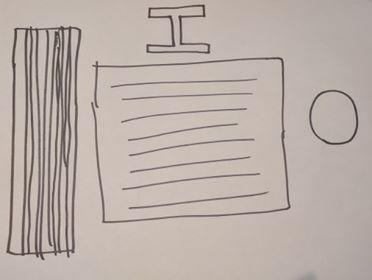
#> input picture test/web1.jpg, 372 x 280 px, found by its file name
$ python webDetect.py   (Python 2 division)   (older library calls are emulated)
#> lines starting #> are read from the running program, lines starting #| are printed output that depends on the picture; after the words box and inside, x2 and y2 are one past the last pixel; in counts of white or black regions, pixels touching at a corner belong together
### test/identifyElement.py
import cv2
import numpy as np

minSize = 500

def isCircle(img):
	#cv2.imshow('s',img)
	#cv2.waitKey(0)
	#img = cv2.cvtColor(img,cv2.COLOR_GRAY2BGR)
	img = cv2.medianBlur(img,5)
	circles = cv2.HoughCircles(img,cv2.HOUGH_GRADIENT,1,20,param1=70,param2=50,minRadius=50,maxRadius=300)
	if circles is not None:
		return True

	return False

def countLines(edges, img):
	minLineLength = 30
	maxLineGap = 10
	lines = cv2.HoughLinesP(edges,1,np.pi/180,15,minLineLength,maxLineGap)

	if lines is None or len(lines) < 100:
		return None

	# The below for loop runs till r and theta values
	# are in the range of the 2d array
	vertCnt = 0
	horCnt = 0

	for x in range(0, len(lines)):
	    for x1,y1,x2,y2 in lines[x]:

		if abs(x2-x1) < abs(y2-y1):
			# This is vertical
			vertCnt+=1
			#print 'Vertical'
		else:
			horCnt+=1
			#print 'Horizontal'

		#cv2.line(img,(x1,y1),(x2,y2),(0,255,0),2)
	'''
	print 'vert: ', vertCnt
	print 'horCnt: ', horCnt
	cv2.imshow('test',img)
	cv2.waitKey(0)
	'''
	if horCnt < 110:
		return 'vertical'


	if vertCnt > horCnt:
		return 'vertical'
	return 'horizontal'


def getElement(img):
	imgray = img
	# Apply edge detection method on the image
	edges = cv2.Canny(imgray,50,150,apertureSize = 3)

	linePos =  countLines(edges,img)

	if linePos is not None:
		if linePos == 'horizontal':
			return 'mainContent'
		elif linePos == 'vertical':
			return 'navBar'

	#thresh = cv2.adaptiveThreshold(imgray,255,cv2.ADAPTIVE_THRESH_GAUSSIAN_C,cv2.THRESH_BINARY,11,2)
	thresh = edges
	im2, contours, hierarchy = cv2.findContours(thresh,cv2.RETR_TREE,cv2.CHAIN_APPROX_SIMPLE)
	contours = sorted(contours, key = cv2.contourArea, reverse = True)[:3]

	for cnt in contours:
		area = cv2.contourArea(cnt)

		if area < minSize:
			continue

		(x,y,w,h) = cv2.boundingRect(cnt)

		# We shouldn't need this code, this is a cheap hack
		'''
		cv2.imwrite('0.png',img)
		cv2.rectangle(img,(x,y),(x+w,y+h),(0,255,0),2)
		print abs(w-x)
		print abs(h-y)
		cv2.imshow('sdf', img)
		cv2.waitKey(0)
		exit()
		if abs(w-x) > 3*abs(h-y):
			return 'Navigation Bar'
		'''


		aspectRatio = w / float(h)

		extent = area/float(w*h)

		hull = cv2.convexHull(cnt)
		hullArea = cv2.contourArea(hull)
		solidity = area/float(hullArea)

		#cv2.rectangle(img,(x,y),(x+w,y+h),(0,255,0),2)
		'''
		print 'area: ', area
		print 'aspect ratio: ', aspectRatio
		print 'extent: ', extent
		print 'solidity: ', solidity
		'''

		if isCircle(img):
			return 'circle'

		if solidity < 0.2 and extent < 0.2:
			return 'I'
		elif solidity < 0.4:
			return 'triangle'
		elif solidity < 0.6:
			return 'X'
		elif solidity < 1.2:
			return 'triangle'
		else:
			return 'Unknown'

	return 'I'
	#return 'Undefined'

### test/webDetect.py
import cv2
import imutils
import identifyElement as ie

bInd = 5


cntList = []

def insideExistingBox(cnt):
	x,y,w,h = cv2.boundingRect(cnt)
	for cntCmp in cntList:
		#xCmp,yCmp,wCmp,hCmp = cv2.boundingRect(cntCmp)
		xCmp,yCmp,wCmp,hCmp = cntCmp
		if x > xCmp and y > yCmp and x+w < xCmp+wCmp and y+h < yCmp+hCmp:
			return True

	return False

def translateElement(element):
	if element.upper() == 'X':
		return "personalInfo"
	elif element == 'triangle':
		return "share"
	elif element == 'circle':
		return "APIBut"
	elif element.upper() == 'I':
		return "image"

	return None

def runDetector():
	imgPath = 'test/web0.jpg'
	imgPath = 'test/web1.jpg'

	#img = cv2.imread('1.jpg')
	#img = cv2.imread('2.jpg')
	#origImg = cv2.imread('test/web0.jpg')
	img = cv2.imread(imgPath,0)
#> img: shape (280, 372); min 41, max 213, mean 177.9

	img = imutils.resize(img, width=1400)
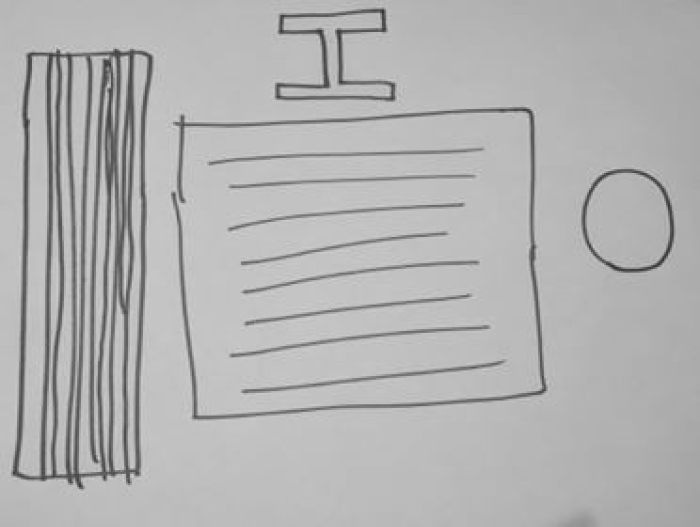
#> img: shape (1053, 1400) (shown at 1/2 size); min 41, max 213, mean 177.9
	resImg = cv2.imread(imgPath)
#> resImg is the input picture: shape (280, 372, 3); mean B, G, R 168.7, 175, 186.8
	resImg = imutils.resize(resImg, width=1400)
#> resImg: shape (1053, 1400, 3)
	origImg = img.copy()

	imgH, imgW = img.shape[0], img.shape[1]
#> imgH = 1053; imgW = 1400

	imgray = img
	#imgray = cv2.cvtColor(img,cv2.COLOR_BGR2GRAY)

	imgray = cv2.GaussianBlur(imgray,(9,9),0)
	#imgray = cv2.medianBlur(imgray,3)

	#ret,thresh = cv2.threshold(imgray,127,255,0)
	#thresh = cv2.Canny(img,100,300)
	thresh = cv2.adaptiveThreshold(imgray,255,cv2.ADAPTIVE_THRESH_GAUSSIAN_C,cv2.THRESH_BINARY,11,2)
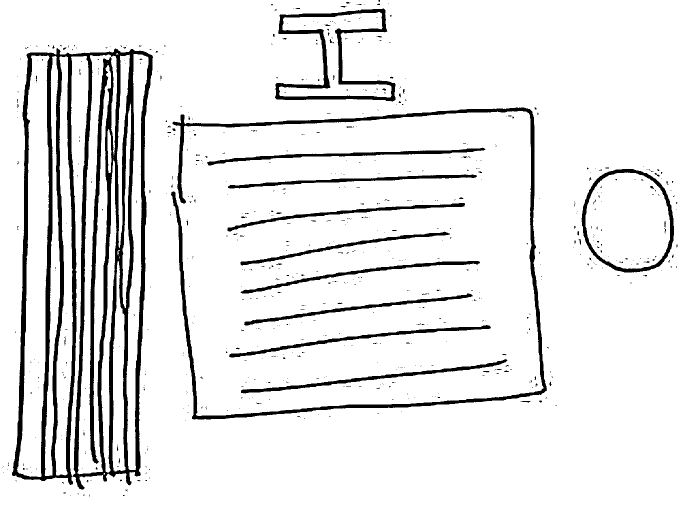
#> thresh: shape (1053, 1400) (shown at 1/2 size); 91.2% white; 716 black regions (677 under 20 px)
	im2, contours, hierarchy = cv2.findContours(thresh,cv2.RETR_TREE,cv2.CHAIN_APPROX_SIMPLE)
#> contours = 884 contours, 794 with area under 20; largest, box (x1, y1, x2, y2) and area: (0, 0, 1400, 1053) 1471736, (23, 95, 307, 980) 197049, (34, 111, 99, 954) 32185, (1162, 337, 1349, 546) 31156, (1171, 345, 1340, 538) 26226

	contours = sorted(contours, key = cv2.contourArea, reverse = True)[:20]
#> contours = 20 contours; largest, box (x1, y1, x2, y2) and area: (0, 0, 1400, 1053) 1471736, (23, 95, 307, 980) 197049, (34, 111, 99, 954) 32185, (1162, 337, 1349, 546) 31156, (1171, 345, 1340, 538) 26226


	jsonStr = '"position":{\n'
	elementList = []
	for cnt in contours:
		area = cv2.contourArea(cnt)
		x,y,w,h = cv2.boundingRect(cnt)
		if area < 100 or (imgH == h and imgW == w):
			continue

		if insideExistingBox(cnt):
			continue

		cntList.append((x,y,w,h))


		areaDiff = abs(imgW*imgH - (w-x)*(h-y))

		if areaDiff > 0.01:
			cv2.rectangle(resImg,(x-bInd,y-bInd),(x+w+bInd,y+h+bInd),(0,255,0),2)
		element = ie.getElement(origImg[y-bInd:y+h+bInd, x-bInd:x+w+bInd])

		pos = None
		if h < imgH/4 and y < imgH/4:
			# Located at the top
			pos = 'top-center'
		elif h > imgH - (imgH/5) and y > imgH - (imgH/5):
			# Located at the bottom
			pos = 'bottom-center'

		elif x > imgW-(imgW/4):
			pos = 'right'
		elif w < imgW/4:
			pos = 'left'
		elif w > imgW/4 and w < imgW-(imgW/5):
			pos = 'center'

		if element is not None and pos is not None:
			if translateElement(element) is not None:
				element = translateElement(element)
				jsonStr += '"'+element+'": "'+pos+'",\n'
			else:
				jsonStr += '"'+element+'": "'+pos+'",\n'

			elementList.append((element, pos))


			print element
			print 'Located on ' + pos


			cv2.imshow('test',origImg[y-bInd:y+h+bInd, x-bInd:x+w+bInd])
			cv2.imwrite('0.png',origImg[y-bInd:y+h+bInd, x-bInd:x+w+bInd])
			cv2.waitKey(0)

			print '\n\n\n\n'
#> this loop made 20 passes
#> (area, areaDiff) on passes 2, 8: (197049, 1268010), (20535, 1304044)
#> (area, areaDiff, element, pos) on passes 4, 7: (31155.5, 1349400, 'APIBut', 'right'), (21504, 1526832, 'image', 'top-center')
#| navBar
#| Located on left
#| APIBut
#| Located on right
#| image
#| Located on top-center
#| mainContent
#| Located on center
#> pass 2, in getElement, `imgray = img`:
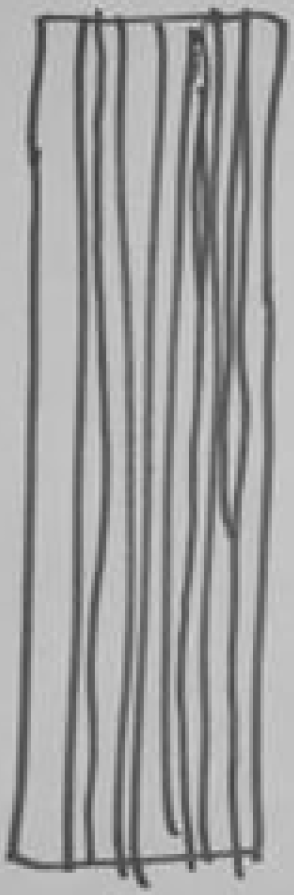
#> imgray: shape (895, 294); min 54, max 213, mean 159.9
#> pass 2, in getElement, `edges = cv2.Canny(imgray,50,150,apertureSize = 3)`:
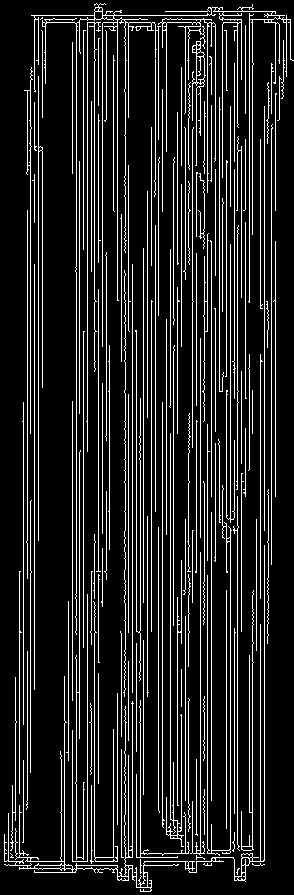
#> edges: shape (895, 294); 14% white in thin lines or dots
#> after the loop:
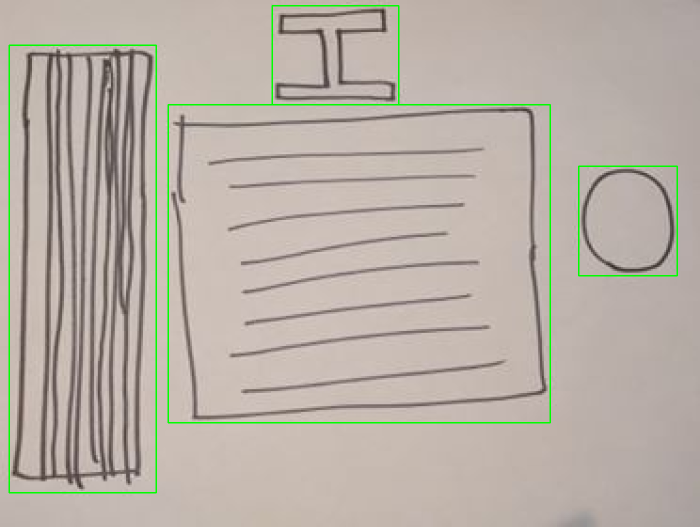
#> resImg: shape (1053, 1400, 3) (shown at 1/2 size); mean B, G, R 166.2, 176, 184.2
#> after the loop, cntList = [(23, 95, 284, 885), (1162, 337, 187, 209), (549, 16, 243, 188), (341, 214, 754, 626)]; elementList = [('navBar', 'left'), ('APIBut', 'right'), ('image', 'top-center'), ('mainContent', 'center')]
	jsonStr = jsonStr.replace(jsonStr[len(jsonStr)-2], '')

	#print elementList
	jsonStr += "}"

	print jsonStr
#| "position":{
#| "navBar": "left"
#| "APIBut": "right"
#| "image": "top-center"
#| "mainContent": "center"
#| }

	#cv2.imshow('s',thresh)
	cv2.imshow('test',resImg)
	cv2.waitKey(0)


	return jsonStr
'''
if __name__ == "__main__":
	main()
'''


runDetector()

$ run again, with test/1.jpg copied over test/web1.jpg
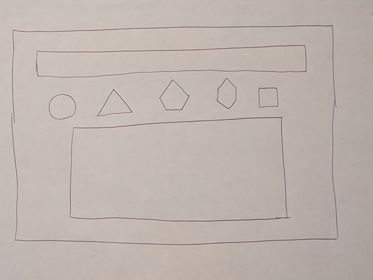
#> input picture test/1.jpg, 373 x 280 px, found by its file name
#> in runDetector, resImg is the input picture: shape (280, 373, 3); mean B, G, R 174, 179.7, 190.3
#> in runDetector, `thresh = cv2.adaptiveThreshold(imgray,255,cv2.ADAPTIVE_THRESH_GAUSSIAN..`:
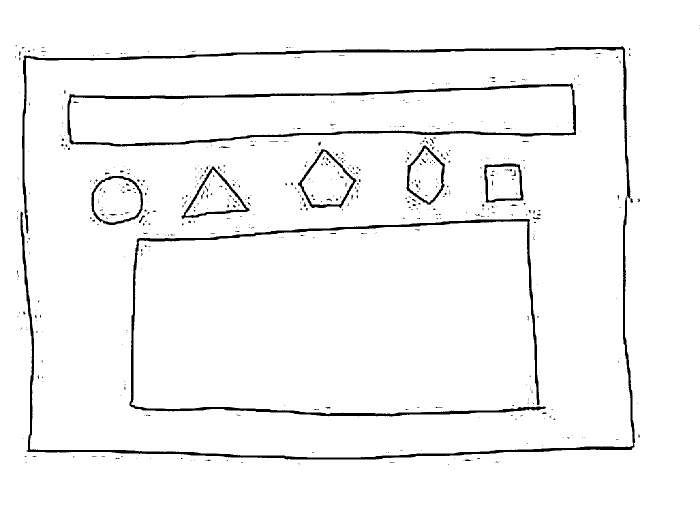
#> thresh: shape (1050, 1400) (shown at 1/2 size); 96.3% white; 630 black regions (587 under 20 px)
#> in runDetector, `im2, contours, hierarchy = cv2.findContours(thresh,cv2.RETR_TREE,cv2.C..`: contours = 749 contours, 639 with area under 20; largest, box (x1, y1, x2, y2) and area: (0, 0, 1400, 1050) 1467551, (258, 437, 1093, 834) 13924, (134, 165, 1153, 294) 13160, (40, 392, 1272, 920) 12698, (43, 91, 1262, 469) 10978
#> in runDetector, `contours = sorted(contours, key = cv2.contourArea, reverse = True)[:20]`: contours = 20 contours; largest, box (x1, y1, x2, y2) and area: (0, 0, 1400, 1050) 1467551, (258, 437, 1093, 834) 13924, (134, 165, 1153, 294) 13160, (40, 392, 1272, 920) 12698, (43, 91, 1262, 469) 10978
#> the loop in runDetector, `for cnt in contours:` made 20 passes
#> (area, areaDiff, linePos in getElement, element) on pass 2: (13924, 1493080, 'vertical', 'navBar')
#> (printed output is left out)
#> after the loop in runDetector, `for cnt in contours:`:
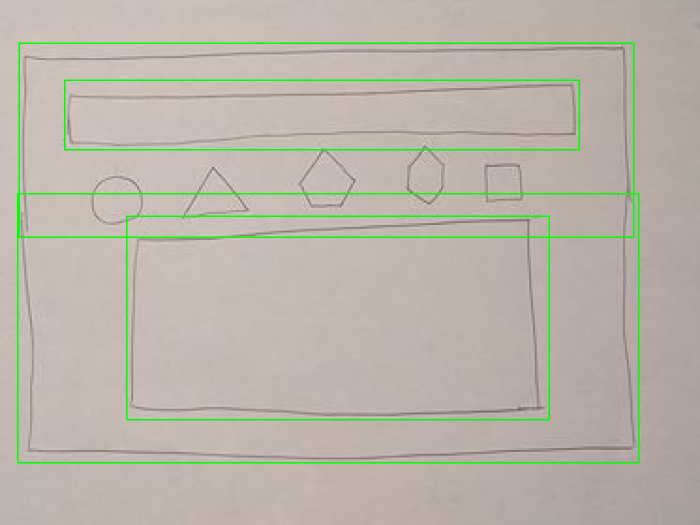
#> resImg: shape (1050, 1400, 3) (shown at 1/2 size); mean B, G, R 169.8, 181.4, 185.8
#> after the loop in runDetector, `for cnt in contours:`: cntList = [(258, 437, 835, 397), (134, 165, 1019, 129), (40, 392, 1232, 528), (43, 91, 1219, 378)]; elementList = [('navBar', 'center'), ('image', 'top-center')]
#| "position":{
#| "navBar": "center"
#| "image": "top-center"
#| }

$ run again, with test/2.jpg copied over test/web1.jpg
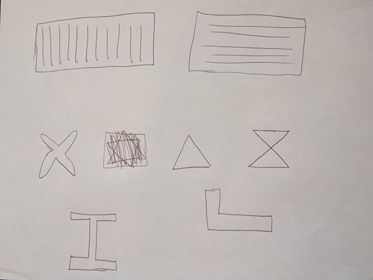
#> input picture test/2.jpg, 373 x 280 px, found by its file name
#> in runDetector, resImg is the input picture: shape (280, 373, 3); mean B, G, R 181.4, 185, 191.6
#> in runDetector, `thresh = cv2.adaptiveThreshold(imgray,255,cv2.ADAPTIVE_THRESH_GAUSSIAN..`:
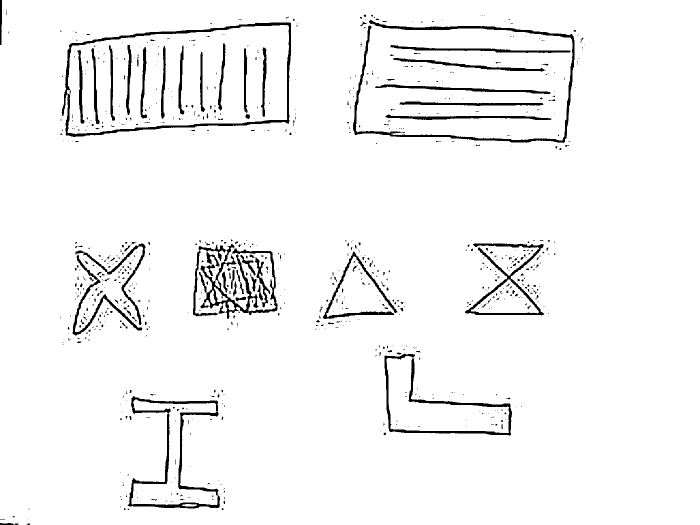
#> thresh: shape (1050, 1400) (shown at 1/2 size); 95.9% white; 912 black regions (823 under 20 px)
#> in runDetector, `im2, contours, hierarchy = cv2.findContours(thresh,cv2.RETR_TREE,cv2.C..`: contours = 1101 contours, 919 with area under 20; largest, box (x1, y1, x2, y2) and area: (0, 0, 1400, 1050) 1467092, (929, 486, 1089, 632) 8558, (122, 44, 583, 275) 7662, (705, 39, 1150, 287) 7538, (254, 791, 441, 1018) 6438
#> in runDetector, `contours = sorted(contours, key = cv2.contourArea, reverse = True)[:20]`: contours = 20 contours; largest, box (x1, y1, x2, y2) and area: (0, 0, 1400, 1050) 1467092, (929, 486, 1089, 632) 8558, (122, 44, 583, 275) 7662, (705, 39, 1150, 287) 7538, (254, 791, 441, 1018) 6438
#> the loop in runDetector, `for cnt in contours:` made 20 passes
#> (area, areaDiff) on passes 3 to 4: (7662, 1406607), (7538, 1524340)
#> (printed output is left out)
#> after the loop in runDetector, `for cnt in contours:`:
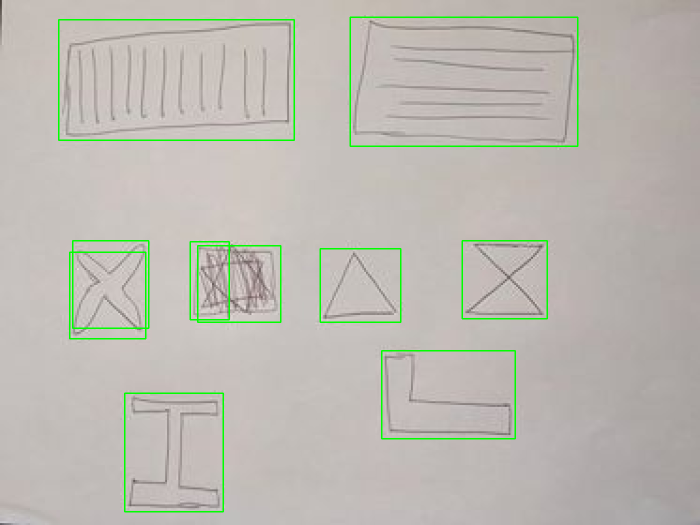
#> resImg: shape (1050, 1400, 3) (shown at 1/2 size); mean B, G, R 178.3, 186.1, 188.3
#> after the loop in runDetector, `for cnt in contours:`: cntList = [(929, 486, 160, 146), (122, 44, 461, 231), (705, 39, 445, 248), (254, 791, 187, 227), (400, 496, 156, 143), (768, 706, 257, 166), (645, 502, 151, 137), (144, 509, 142, 163), (150, 486, 142, 165), (385, 488, 68, 146)]; elementList = [('personalInfo', 'left'), ('navBar', 'top-center'), ('navBar', 'top-center'), ('image', 'left'), ('personalInfo', 'left'), ('image', 'left'), ('share', 'left'), ('image', 'left'), ('image', 'left'), ('share', 'left')]
#| "position":{
#| "personalInfo": "left"
#| "navBar": "top-center"
#| "navBar": "top-center"
#| "image": "left"
#| "personalInfo": "left"
#> (further printed lines are left out)

$ run again, with test/web2.jpg copied over test/web1.jpg
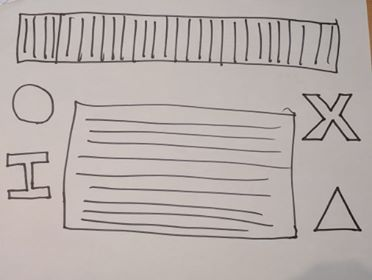
#> input picture test/web2.jpg, 372 x 280 px, found by its file name
#> in runDetector, resImg is the input picture: shape (280, 372, 3); mean B, G, R 171.9, 174.8, 183.7
#> in runDetector, `thresh = cv2.adaptiveThreshold(imgray,255,cv2.ADAPTIVE_THRESH_GAUSSIAN..`:
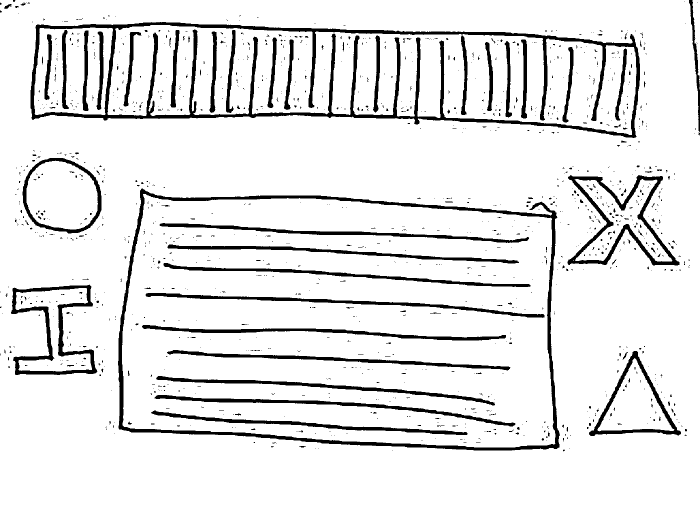
#> thresh: shape (1053, 1400) (shown at 1/2 size); 90.6% white; 1364 black regions (1265 under 20 px)
#> in runDetector, `im2, contours, hierarchy = cv2.findContours(thresh,cv2.RETR_TREE,cv2.C..`: contours = 1676 contours, 1475 with area under 20; largest, box (x1, y1, x2, y2) and area: (0, 0, 1400, 1053) 1468998, (235, 376, 1121, 902) 415355, (244, 388, 1111, 895) 394856, (60, 43, 1281, 277) 221601, (215, 50, 1273, 270) 161232
#> in runDetector, `contours = sorted(contours, key = cv2.contourArea, reverse = True)[:20]`: contours = 20 contours; largest, box (x1, y1, x2, y2) and area: (0, 0, 1400, 1053) 1468998, (235, 376, 1121, 902) 415355, (244, 388, 1111, 895) 394856, (60, 43, 1281, 277) 221601, (215, 50, 1273, 270) 161232
#> the loop in runDetector, `for cnt in contours:` made 20 passes
#> (area, areaDiff) on passes 2, 4: (415355, 1376550), (221601, 1252449)
#> (printed output is left out)
#> after the loop in runDetector, `for cnt in contours:`:
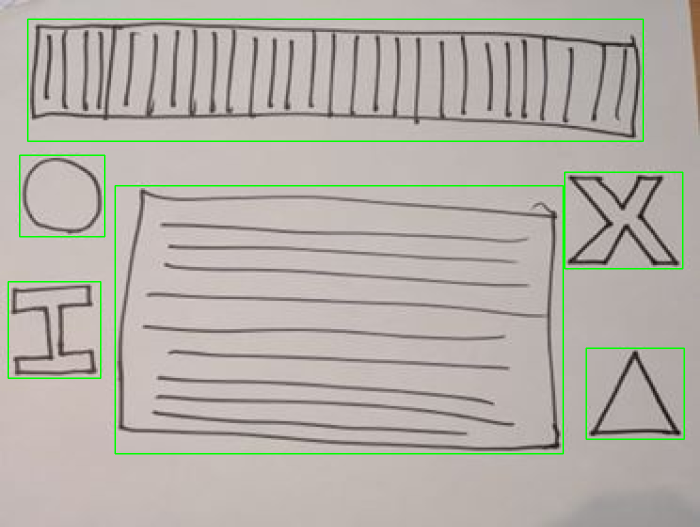
#> resImg: shape (1053, 1400, 3) (shown at 1/2 size); mean B, G, R 168.6, 176, 180.2
#> after the loop in runDetector, `for cnt in contours:`: cntList = [(235, 376, 886, 526), (60, 43, 1221, 234), (1134, 349, 226, 183), (44, 315, 160, 153), (21, 568, 175, 183), (1177, 701, 186, 172)]; elementList = [('mainContent', 'center'), ('navBar', 'top-center'), ('personalInfo', 'right'), ('APIBut', 'left'), ('image', 'left'), ('share', 'right')]
#| "position":{
#| "mainContent": "center"
#| "navBar": "top-center"
#| "personalInfo": "right"
#| "APIBut": "left"
#| "image": "left"
#> (further printed lines are left out)
